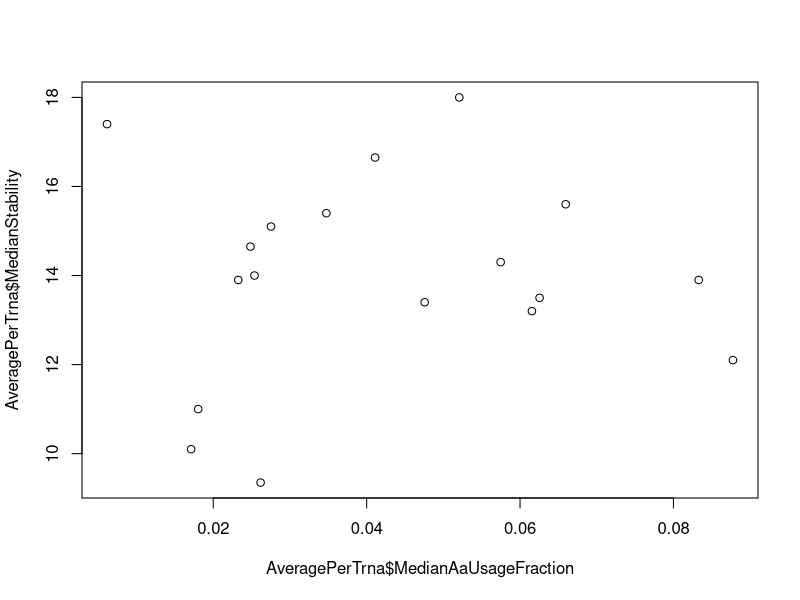

Recreate this plot in R.
################################################
rm(list=ls(all=TRUE))
library(dplyr)
library(plyr)
library(tidyr)

codonusage = read.table("../../Body/2Derived/CodonUsageinMammalsbyTRNA.txt",sep="\t", header = TRUE)
remove = c('Start','Stop')
codonusage = codonusage[,!colnames(codonusage) %in% remove]
colnames(codonusage)

tbbsandgibbs = read.table("../../Body/2Derived/TRNASpeciesandGibbs.txt",sep="\t", header = TRUE)
remove = c('id','parameter','anticodon','sequence','SecondaryStructure','GenerationLength_d','LongLived')
tbbsandgibbs = tbbsandgibbs[,!colnames(tbbsandgibbs) %in% remove]
table(tbbsandgibbs$trna)

##### derive fraction of aminoacids (from total) specific for each "tRNA x species":
Final=data.frame()
for (i in 1:nrow(codonusage))
{ # i = 1
  OneSpecies = codonusage[i,]
  Species = OneSpecies$species
  OneSpecies = OneSpecies[,-1]
  OneSpecies = data.frame(t(OneSpecies))
  names(OneSpecies)=c('AaUsageNumber')
  OneSpecies$AaUsageFraction =  OneSpecies$AaUsageNumber/sum(OneSpecies$AaUsageNumber)
  OneSpecies$trna = row.names(OneSpecies)
  OneSpecies$species = Species
  Final=rbind(Final,OneSpecies)
}
# nrow(Final)/20 = number of species

nrow(Final)
#### merge CodonUsage with GibbsEnergy

nrow(tbbsandgibbs)
CodonUsageGibbs = merge(tbbsandgibbs,Final,by=c('species','trna'))
nrow(CodonUsageGibbs)

## species without codon usage in our Final dataset
setdiff(unique(tbbsandgibbs$species),unique(Final$species))

## species without GibbsEnergey (There are hundreds!!!!)
setdiff(unique(Final$species),unique(tbbsandgibbs$species))

## how many specise in our current merged dataset
length(unique(CodonUsageGibbs$species)) # 206
nrow(CodonUsageGibbs)/length(unique(CodonUsageGibbs$species))  # 17.9 < 20! some species do not have all 20 tRNAs (marsupials?)

## how many species have all tRNAs:
freq = data.frame(table(CodonUsageGibbs$species))
nrow(freq[freq$Freq == 18,]) # 186 < 206
freq[freq$Freq < 18,]$Var1 # ~ 20 potentil marsupiales + monotremata


###### ANALYSES:
#####
AveragePerTrna = aggregate(list(-CodonUsageGibbs$GibbsEnergy,CodonUsageGibbs$AaUsageFraction,CodonUsageGibbs$TimeBeingSingleStrangedForAll,CodonUsageGibbs$GeneCodedOnLightChain),by=list(CodonUsageGibbs$trna),FUN = median)
names(AveragePerTrna) = c('trna','MedianStability','MedianAaUsageFraction','TimeBeingSingleStrangedForAll','GeneCodedOnLightChain')
plot(AveragePerTrna$MedianAaUsageFraction,AveragePerTrna$MedianStability)
# text()

##### FOR ALL TRNAS TOGETHER:
summary(lm(-CodonUsageGibbs$GibbsEnergy ~ log2(CodonUsageGibbs$TimeBeingSingleStrangedForAll) + CodonUsageGibbs$GeneCodedOnLightChain + CodonUsageGibbs$AaUsageFraction))


##### FOR EACH TRNA SEPARATELY (REMINDER: some tRNAs show negative, other - positive correlations):
summary(lm(-GibbsEnergy ~ AaUsageFraction, data = CodonUsageGibbs[CodonUsageGibbs$trna == 'Ala',])) # pos...
summary(lm(-GibbsEnergy ~ AaUsageFraction, data = CodonUsageGibbs[CodonUsageGibbs$trna == 'Ala',]))
summary(lm(-GibbsEnergy ~ AaUsageFraction, data = CodonUsageGibbs[CodonUsageGibbs$trna == 'Ala',]))
summary(lm(-GibbsEnergy ~ AaUsageFraction, data = CodonUsageGibbs[CodonUsageGibbs$trna == 'Ala',]))
summary(lm(-GibbsEnergy ~ AaUsageFraction, data = CodonUsageGibbs[CodonUsageGibbs$trna == 'Ala',]))





